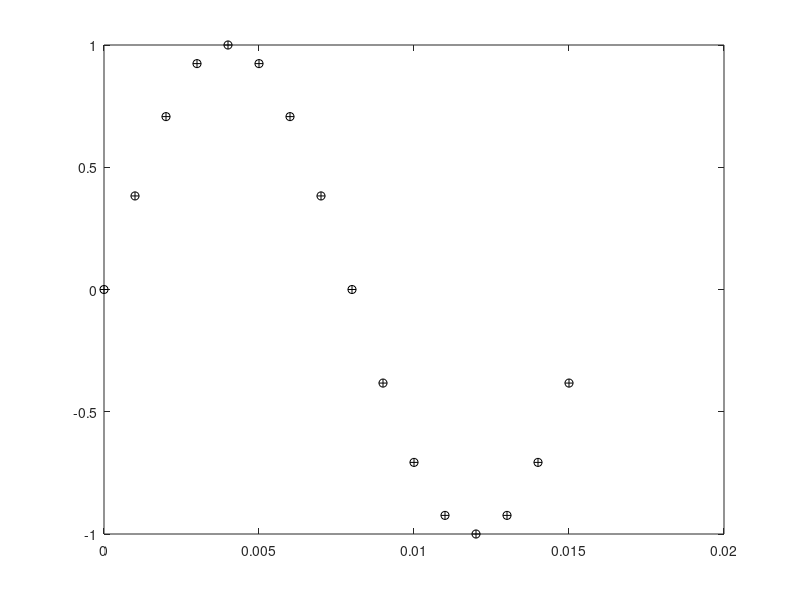

This chart was generated by the following MATLAB code: (Note: this script raises an error after producing the figure.)
% Chapter 2 Exercise 19.a and 19.b
% Generate a sine wave, using the Matlab IFFT instruction
%
% Copyright: 
% Johan Schoukens, Rik Pintelon, and Yves Rolain 
% Vrije Universiteit Brussels, Pleinlaan 2, 1050 Brussels, Belgium
%
% 1 December 2010

clear all
% define the input variables
Ndata1=16                       % Number of data points in the first sine wave
Ampl = 1                        % amplitude of the sine
phse=pi/2                       % phase of the sine
fSample=1000                    % sample frequency
fSine=fSample/Ndata1            % frequency of the sinewave, chosen to avoid leakage
Ts=1/fSample;                   % sample period
t=[0:Ndata1-1]*Ts;              % time vector


% Part 1: using the full spectrum
U1=zeros(Ndata1,1);             % create spectrum
U1(2)=exp(-j*phse);U1(Ndata1)=exp(+j*phse);  

u1=ifft(U1)*Ndata1/2;           % IFFT inverse Fourier transform

% Part 2: using only the positive frequencies
U2=zeros(Ndata1,1);    % create spectrum
U2(2)=exp(-j*pi/2); 

u2=Ampl*2*real(ifft(U2))*Ndata1/2;            % inverse Fourier transform

% plot the results
FigNum=4
figure(FigNum)
clf
plot(t,u1,'ok',t,u2,'+k')
DG_SetFontSize(9)
DG_SetTraceWidth(0.5,2,FigNum)
DG_SetTraceWidth(1,1,FigNum)
xlabel('Time (s)')
 
% Export the plot
% DG_Init4PDF(gcf, 6);        % fixing the size, half standard height
% DG_MakePDF('FigSinus4.pdf', gcf);
